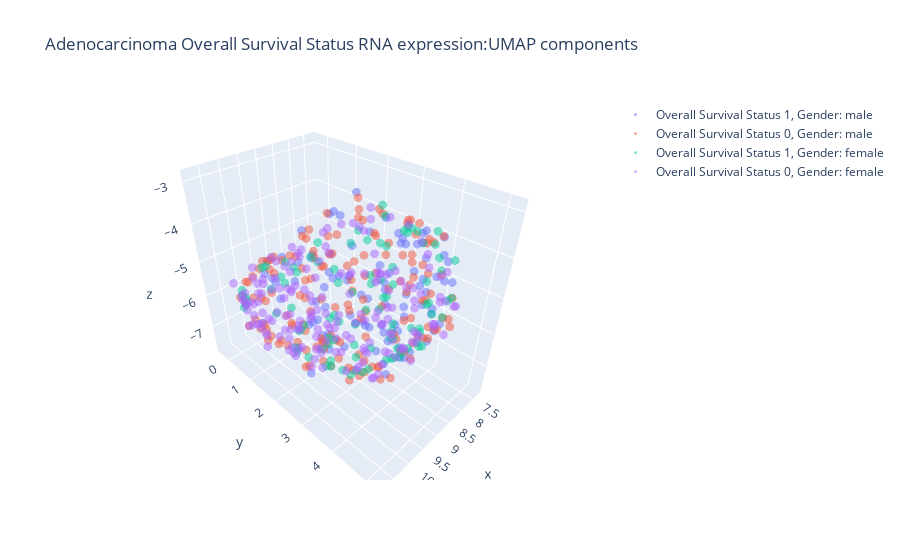

Notebook source saved alongside this figure:
### Code cell
# short exploratory
# 1. dimension reduction
# 2. plot the differential targets

_cols = rnaID_include  # rnaID_include

tmp = Adeno
diag_str = 'Adenocarcinoma Overall Survival Status'  # 'Lung Adenocarcinoma' 'Lung Squamous Cell Carcinoma', 'Adeno/SCC'

target = 'Overall Survival Status' # 'Overall Survival Status' # Response # Gender
tmp.dropna(subset=[target], axis=0, inplace=True)

red = 'UMAP'
reduceR = UMAP(n_components=3, random_state=323, n_neighbors=50) #UMAP(n_components=3)

scaler = StandardScaler().fit(tmp.loc[:, _cols])
X = scaler.transform(tmp.loc[:, _cols])

reduceR.fit(X) #  y=tmp['Response']


fig = go.Figure(layout={'title': diag_str+' RNA expression:'+red+' components'})
# Configure the trace.
reduceD = reduceR.transform(scaler.transform(tmp.loc[(tmp[target]==1) & (tmp['Gender']==0), _cols]))
fig.add_trace(go.Scatter3d(
    x=reduceD[:,0], 
    y=reduceD[:,1], 
    z=reduceD[:,2], 
    mode='markers',
    marker={
        'size': 3,
        'opacity': 0.5,
    },
    name= target+' 1, Gender: male'
)
)

reduceD = reduceR.transform(scaler.transform(tmp.loc[(tmp[target]==0) & (tmp['Gender']==0), _cols]))
fig.add_trace(go.Scatter3d(
    x=reduceD[:,0],  
    y=reduceD[:,1],  
    z=reduceD[:,2], 
    mode='markers',
    marker={
        'size': 3,
        'opacity': 0.5,
    },
    name= target+' 0, Gender: male'
)
)

reduceD = reduceR.transform(scaler.transform(tmp.loc[(tmp[target]==1) & (tmp['Gender']==1), _cols]))
fig.add_trace(go.Scatter3d(
    x=reduceD[:,0], 
    y=reduceD[:,1], 
    z=reduceD[:,2], 
    mode='markers',
    marker={
        'size': 3,
        'opacity': 0.5,
    },
    name= target+' 1, Gender: female'
)
)

reduceD = reduceR.transform(scaler.transform(tmp.loc[(tmp[target]==0) & (tmp['Gender']==1), _cols]))
fig.add_trace(go.Scatter3d(
    x=reduceD[:,0],  
    y=reduceD[:,1],  
    z=reduceD[:,2], 
    mode='markers',
    marker={
        'size': 3,
        'opacity': 0.5,
    },
    name= target+' 0, Gender: female'
)
)


# Configure the layout.
layout = go.Layout(
    margin={'l': 0, 'r': 0, 'b': 0, 't': 0}
)
plotly.offline.iplot(fig)

##############
##############

fig, ax = plt.subplots(ncols=2, nrows=2, figsize=(18,14))
cmap = sns.cubehelix_palette(as_cmap=True, dark=0, light=1, reverse=True)


reduceR = UMAP(n_components=2, random_state=777, n_neighbors=50) #UMAP(n_components=3)
reduceR.fit(X)

reduceD = pd.DataFrame(reduceR.transform(scaler.transform(tmp.loc[(tmp[target]==1) & (tmp['Gender']==1),
                                                               _cols])),
                   columns=['umap 1', 'umap 2'])
sns.kdeplot(reduceD['umap 1'], reduceD['umap 2'], cmap=cmap, n_levels=60, shade=True,  ax=ax[0,0])
#ax[0,0].set_xlim(4, 15)
ax[0,0].set_title(target+' 1, female')

reduceD = pd.DataFrame(reduceR.transform(scaler.transform(tmp.loc[(tmp[target]==0) & (tmp['Gender']==1), 
                                                                  _cols])),
                       columns=['umap 1', 'umap 2'])
sns.kdeplot(reduceD['umap 1'], reduceD['umap 2'], cmap=cmap, n_levels=60, shade=True, ax=ax[0,1])
#ax[0,1].set_xlim(4, 15)
ax[0,1].set_title(target+' 0, female')

############

reduceD = pd.DataFrame(reduceR.transform(scaler.transform(tmp.loc[(tmp[target]==1) & (tmp['Gender']==0),
                                                               _cols])),
                   columns=['umap 1', 'umap 2'])
sns.kdeplot(reduceD['umap 1'], reduceD['umap 2'], cmap=cmap, n_levels=60, shade=True,  ax=ax[1,0])
#ax[1,0].set_xlim(4, 15)
ax[1,0].set_title(target+' 1, male')

reduceD = pd.DataFrame(reduceR.transform(scaler.transform(tmp.loc[(tmp[target]==0) & (tmp['Gender']==0), 
                                                                  _cols])),
                       columns=['umap 1', 'umap 2'])
sns.kdeplot(reduceD['umap 1'], reduceD['umap 2'], cmap=cmap, n_levels=60, shade=True, ax=ax[1,1])
#ax[1,1].set_xlim(4, 15)
ax[1,1].set_title(target+' 0, male')

### Figure 1 — Plotly figure (JSON) as saved in the notebook; plotly's stock layout.template omitted (floating-point values rounded to 4 significant figures; data arrays with more than 128 entries replaced by an {"elided": "..."} marker saying what was removed)
{"data": [{"marker": {"opacity": 0.5, "size": 3}, "mode": "markers", "name": "Overall Survival Status 1, Gender: male", "type": "scatter3d", "x": [7.429, 10.31, 7.431, 7.738, 8.05, 9.612, 7.899, 8.33, 10.5, 8.198, 9.03, 9.959, 8.632, 8.53, 9.484, 7.658, 7.485, 9.247, 10.14, 7.663, 7.661, 7.941, 9.554, 8.672, 7.999, 9.195, 9.659, 7.618, 8.589, 9.264, 10.44, 8.445, 9.065, 8.476, 9.098, 10.54, 9.142, 7.644, 9.588, 7.435, 9.91, 10.56, 9.056, 7.299, 9.883, 9.972, 7.893, 10.25, 8.753, 9.047, 8.517, 7.723, 9.94, 7.502, 10.55, 7.54, 8.415, 10.2, 8.757, 10.46, 8.904, 10.24, 8.729, 8.835, 10.3, 7.403, 10.37, 9.06, 7.407, 7.494, 7.639, 9.333, 8.017, 9.081, 8.208, 7.514, 10.18, 7.524, 10.41, 8.297, 9.453, 8.414, 10.07, 7.859, 8.951, 7.518, 10.03, 9.35, 9.187], "y": [3.21, 4.258, 3.201, 3.616, 2.308, 4.262, 2.048, 2.915, 3.495, 0.8664, 2.139, 4.835, 4.008, 4.68, -0.004019, 4.198, 3.408, 2.267, 4.554, 1.981, 2.921, 1.486, 2.566, 3.921, 0.9958, 1.251, 5.178, 2.795, 0.0946, 1.913, 2.828, 1.697, -0.3011, 3.731, 0.2866, 3.965, 2.444, 3.955, 0.3217, 2.89, 4.313, 3.485, 4.642, 2.905, 3.424, 4.534, 4.233, 3.968, 4.631, -0.17, 0.8607, 4.26, 3.804, 3.927, 3.535, 4.004, 3.988, 4.54, 1.039, 3.002, 4.44, 4.866, 4.203, 2.597, 3.867, 3.522, 4.401, 1.17, 3.027, 2.199, 2.527, 2.284, 1.717, 3.589, 3.451, 2.525, 0.705, 3.467, 3.078, 4.722, 4.062, 0.68, 1.967, 4.064, 4.477, 2.463, 2.101, 4.214, 0.1884], "z": [-4.426, -4.521, -5.162, -3.818, -4.219, -6.262, -7.091, -7.326, -5.472, -6.4, -3.435, -4.196, -6.621, -4.213, -5.767, -4.367, -4.297, -4.326, -4.612, -6.485, -4.424, -5.992, -3.166, -6.642, -6.132, -4.15, -3.999, -4.235, -6.391, -6.838, -6.662, -5.529, -6.242, -6.576, -5.305, -5.074, -3.383, -5.919, -5.198, -4.549, -3.757, -4.388, -4.227, -6.461, -4.046, -4.933, -6.114, -4.67, -4.03, -6.315, -6.712, -6.0, -4.266, -3.939, -5.014, -4.336, -3.476, -4.42, -5.159, -5.083, -4.105, -4.184, -6.241, -2.927, -4.512, -6.003, -4.445, -7.039, -5.942, -5.414, -5.938, -4.738, -4.834, -3.054, -6.403, -5.493, -6.605, -5.412, -5.009, -4.337, -6.207, -5.361, -6.699, -6.56, -3.603, -6.491, -4.257, -3.137, -6.63]}, {"marker": {"opacity": 0.5, "size": 3}, "mode": "markers", "name": "Overall Survival Status 0, Gender: male", "type": "scatter3d", "x": {"elided": "146 float values"}, "y": {"elided": "146 float values"}, "z": {"elided": "146 float values"}}, {"marker": {"opacity": 0.5, "size": 3}, "mode": "markers", "name": "Overall Survival Status 1, Gender: female", "type": "scatter3d", "x": [8.136, 8.147, 8.759, 7.551, 8.774, 8.275, 7.468, 10.25, 9.417, 8.256, 8.065, 7.955, 8.259, 10.47, 9.737, 8.347, 8.528, 9.483, 8.477, 8.284, 7.674, 10.25, 8.841, 9.823, 8.709, 10.17, 9.859, 7.737, 9.523, 9.865, 10.22, 8.736, 7.66, 9.845, 8.676, 8.461, 8.357, 8.352, 7.784, 7.439, 9.358, 7.395, 7.604, 10.41, 8.944, 9.204, 7.802, 7.888, 10.22, 10.48, 9.446, 8.831, 10.35, 7.701, 8.931, 7.398, 8.687, 8.353, 9.72, 9.592, 8.092, 9.015, 8.416, 8.462, 8.883, 8.798, 8.918, 9.865, 7.816, 9.844, 7.959, 7.51, 8.564, 9.684, 9.67, 7.927, 10.17, 9.41, 8.337, 9.935, 7.559, 10.64, 9.234, 10.34, 8.019, 7.607, 10.12, 7.615, 8.943, 10.4, 9.392, 7.956, 7.747, 7.953, 10.14, 9.336, 9.191, 10.32], "y": [1.983, 3.229, 0.2813, 2.302, 3.75, 2.825, 3.385, 0.1769, 1.253, 3.277, 1.274, 1.012, 1.307, 2.372, 0.2872, 3.712, 4.244, 3.304, 2.855, 3.53, 2.514, 4.583, 4.225, 2.812, 4.612, 3.036, 3.441, 3.507, 0.3897, 4.194, 0.07289, 3.027, 4.351, 2.83, 0.3044, 4.457, 0.8095, 3.441, 3.775, 2.441, 4.38, 2.579, 3.305, 0.4811, 1.503, -0.345, 4.34, 3.046, 4.145, 0.4634, 1.212, 4.019, 2.177, 2.114, 0.1799, 3.64, 0.9242, 4.258, 2.387, 2.487, 1.982, 3.786, 4.301, 1.706, 1.926, -0.09606, 3.433, 3.24, 4.161, 2.835, 3.909, 3.76, 4.318, 4.552, 4.284, 4.014, 3.783, 0.112, 4.701, 3.651, 1.954, 0.7264, 4.732, 3.325, 2.21, 4.386, 3.875, 3.047, -0.04524, 2.311, 3.454, 1.696, 2.383, 3.198, -0.1269, 1.301, 4.122, 2.619], "z": [-7.093, -6.557, -5.77, -6.726, -6.722, -3.311, -4.31, -6.044, -6.954, -6.71, -6.119, -5.863, -7.088, -6.171, -5.337, -6.856, -6.066, -6.928, -7.164, -3.558, -4.661, -3.763, -6.051, -6.708, -4.956, -6.481, -3.339, -6.557, -6.833, -3.772, -6.328, -7.603, -4.268, -5.43, -5.953, -3.816, -5.547, -6.567, -6.386, -6.294, -5.853, -5.867, -3.999, -5.899, -4.46, -5.824, -5.711, -6.594, -5.838, -5.721, -6.989, -3.204, -5.231, -5.92, -5.586, -5.938, -5.203, -3.645, -6.697, -6.561, -4.284, -6.57, -6.213, -6.973, -7.22, -6.44, -3.121, -6.681, -4.54, -6.864, -6.311, -5.765, -6.115, -5.299, -3.559, -3.607, -6.209, -6.227, -4.772, -5.615, -5.804, -5.849, -3.858, -5.377, -4.48, -5.249, -5.682, -4.123, -6.132, -6.399, -5.112, -6.272, -4.601, -3.887, -6.027, -6.816, -6.16, -6.398]}, {"marker": {"opacity": 0.5, "size": 3}, "mode": "markers", "name": "Overall Survival Status 0, Gender: female", "type": "scatter3d", "x": {"elided": "178 float values"}, "y": {"elided": "178 float values"}, "z": {"elided": "178 float values"}}], "layout": {"title": {"text": "Adenocarcinoma Overall Survival Status RNA expression:UMAP components"}}}
